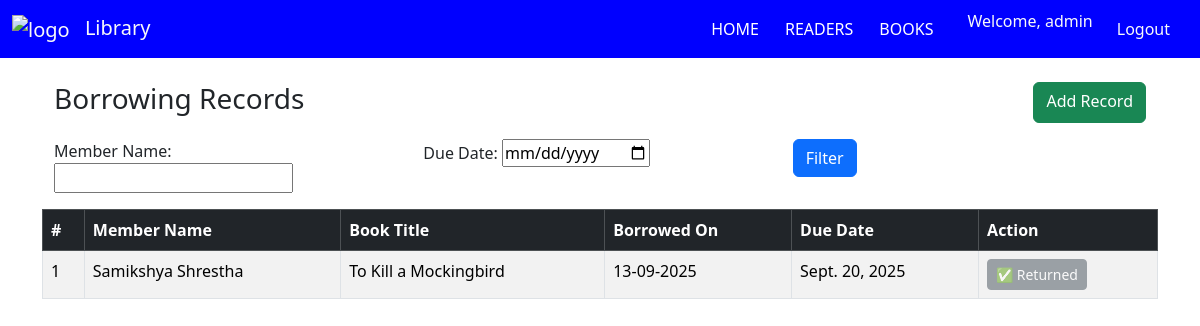
Page /records/ (signed in) on the committed database.
### lims_app/models.py (models this page shows, shortened)
class User(AbstractUser):
    ROLE_CHOICES = (
        ('admin', 'Admin'),
        ('librarian', 'Librarian'),
        ('member', 'Member'),
    )
    role = models.CharField(max_length=10, choices=ROLE_CHOICES, default='member')
    phone = models.CharField(max_length=15, blank=True, null=True)
    address = models.TextField(blank=True, null=True)
    def is_admin(self):
        return self.role == 'admin' or self.is_superuser
    def is_librarian(self):
        return self.role == 'librarian' or self.is_admin()

class Borrowing(models.Model):
    member = models.ForeignKey(
        'Reader',
        on_delete=models.CASCADE,
        limit_choices_to={'active': True}  # only active members
    )
    book = models.ForeignKey('Book', on_delete=models.CASCADE)
    borrowed_on = models.DateField(auto_now_add=True)
    due_date = models.DateField()
    returned = models.BooleanField(default=False)

class Reader(models.Model):
    user = models.OneToOneField(User, on_delete=models.CASCADE, null=True, blank=True)
    reference_id = models.CharField(max_length=50, unique=True)   # unique
    reader_name = models.CharField(max_length=100)
    reader_contact = models.CharField(max_length=50, blank=True, null=True, unique=True)  # unique
    reader_address = models.TextField(blank=True, null=True)
    active = models.BooleanField(default=True)

class Book(models.Model):
    title = models.CharField(max_length=200,unique=True)
    author = models.CharField(max_length=200)
    genre = models.CharField(max_length=100)
    available_quantity = models.PositiveIntegerField(default=1)

### lims_app/views.py (the view, shortened to what this page needs)
# urls.py: path('records/', views.records_tab, name='records_tab'),
@librarian_required
def records_tab(request):
    form = BorrowingFilterForm(request.GET or None)
    records = Borrowing.objects.select_related('member', 'book').all().order_by('returned','-borrowed_on')
    paginator = Paginator(records, 5)
    page_number = request.GET.get('page')
    page_obj = paginator.get_page(page_number)
    return render(request, 'records.html', {
        'current_tab': 'records',
        'form': form,
        'page_obj': page_obj
    })

### lims_app/form.py
class BorrowingFilterForm(forms.Form):
    member_name = forms.CharField(required=False, label="Member Name")
    due_date = forms.DateField(
        required=False,
        label="Due Date",
        widget=forms.DateInput(attrs={'type': 'date'})
    )

### lims_app/templates/records.html (shortened to what this page needs)
{% extends "index.html" %}
{% load static %}
{% block main_content %}
<div class="container mt-4">
    <div class="d-flex justify-content-between mb-3">
        <h3>Borrowing Records</h3>
        <a href="{% url 'add_borrowing' %}" class="btn btn-success">Add Record</a>
    </div>
    <form method="get" class="row g-3 mb-3">
        <div class="col-md-4">
            {{ form.member_name.label_tag }}
            {{ form.member_name }}
        </div>
        <div class="col-md-4">
            {{ form.due_date.label_tag }}
            {{ form.due_date }}
        </div>
        <div class="col-md-4 d-flex flex-column align-items-start">
            <button type="submit" class="btn btn-primary mb-2">Filter</button>
        </div>
    </form>
    </div>
    <div class="table-responsive">
        <table class="table table-striped table-bordered">
            <thead class="table-dark">
                <tr>
                    <th>#</th>
                    <th>Member Name</th>
                    <th>Book Title</th>
                    <th>Borrowed On</th>
                    <th>Due Date</th>
                    <th>Action</th>
                </tr>
            </thead>
            <tbody>
                {% for record in page_obj %}
                <tr>
                    <td>{{ forloop.counter0|add:page_obj.start_index }}</td>
                    <td>{{ record.member.reader_name }}</td>
                    <td>{{ record.book.title }}</td>
                    <td>{{ record.borrowed_on|date:"d-m-Y" }}</td>
                    <td>{{ record.due_date }}</td>
                    <td>
                        {% if record.returned %}
                            <button class="btn btn-secondary btn-sm" disabled>✅ Returned</button>
                        {% else %}
                            <form method="post" action="{% url 'return_book' record.id %}">
                                {% csrf_token %}
                                <button type="submit" class="btn btn-success btn-sm">✅ Return</button>
                            </form>
                        {% endif %}
                    </td>
                </tr>
                {% empty %}
                <tr>
                    <td colspan="5" class="text-center">No records found.</td>
                </tr>
                {% endfor %}
            </tbody>
        </table>
    </div>
</div>
{% endblock %}

### lims_app/templates/index.html (shortened to what this page needs)
<!doctype html>
{% load static %}
<html lang="en">
  <head>
    <link href="https://cdn.jsdelivr.net/npm/bootstrap@5.3.8/dist/css/bootstrap.min.css" rel="stylesheet">
  </head>
  <body>
    <nav class="navbar navbar-expand-lg" style="background-color: #0000FF;">
      <div class="container-fluid">
        <a class="navbar-brand text-light" href="#">
          <img src="{% static 'lims_app/logo1.jpg' %}" alt="logo" height="45" style="margin-right: 10px">
          Library
        </a>
        <div class="collapse navbar-collapse" id="navbarNav">
          <ul class="navbar-nav ms-auto">
            {% if user.is_authenticated %}
              {% if user.is_admin %}
                <li class="nav-item">
                  <a class="nav-link {% if current_tab == 'home' %}active{% endif %}" href="{% url 'home' %}">HOME</a>
                </li>
                <li class="nav-item">
                  <a class="nav-link {% if current_tab == 'readers' %}active{% endif %}" href="{% url 'readers_tab' %}">READERS</a>
                </li>
                <li class="nav-item">
                  <a class="nav-link {% if current_tab == 'books' %}active{% endif %}" href="{% url 'book_list' %}">BOOKS</a>
                </li>
              {% endif %}
              <li class="nav-item">
                <span class="navbar-text text-light mx-3">Welcome, {{ user.username }}</span>
              </li>
              <li class="nav-item">
                <a class="nav-link text-light" href="{% url 'logout' %}">Logout</a>
              </li>
            {% endif %}
          </ul>
        </div>
      </div>
    </nav>
    <div class="container mt-4">
      {% block main_content %}
      {% endblock %}
  </body>
</html>

### lims_app/templates/index.html (style rules this page uses)
.navbar-nav .nav-link { color: white; margin-right: 10px; }

### rows in the picture
User: username "admin"
Borrowing: member.reader_name "Samikshya Shrestha", book "To Kill a Mockingbird", borrowed_on "13-09-2025", due_date "Sept. 20, 2025", returned "✅ Returned"
